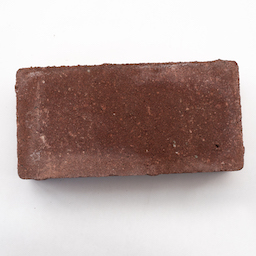
#> input picture Data/brick/brick_5.jpg, 256 x 256 px, found by its file name
$ python Edge_Detection_Program.py
#> lines starting #> are read from the running program, lines starting #| are printed output that depends on the picture
# -*- coding: utf-8 -*-

# Robert's Cross - Intro
import numpy as np
#Import matplot libraries for using images.
import matplotlib.image as mpimg #Map images.
import matplotlib.pyplot as plt  #Plot images.

def roberts_cross(x):
    '''Compute Robert's Cross of input image x.
       Args: x (nxm) grayscale floating point image
       Returns: (n-1) x (m-1) edge image.'''

    edges = np.zeros((x.shape[0]-1,x.shape[1]-1))
    #Our output will image will be one pixel smaller than our image


    maxLinePixels = 0
    linePixels = 0

    for i in range(x.shape[0]-1):
        for j in range(x.shape[1]-1):
            #Grab Appropriate (2x2) image patch
            image_patch = x[i:i+2, j:j+2]
            # Compute Robert's Cross for image patch
            edges[i, j] = np.sqrt((image_patch[0,0] - image_patch[1, 1])**2 +
                                   (image_patch[1, 0] - image_patch[0, 1])**2)
            # Threshold values.
            if edges[i, j] > .4:
                linePixels = linePixels + 1
            elif edges[i, j] <= 1 and linePixels >= 0:
                linePixels = linePixels - 1
            else:
                linePixels = linePixels

            if maxLinePixels < linePixels:
                    maxLinePixels = linePixels

        if maxLinePixels > 20:
            objectTypeFound = "brick"
        elif maxLinePixels > 1.5:
            objectTypeFound = "cylinder"
        else:
            objectTypeFound = "ball"

    print(maxLinePixels);
    return edges, objectTypeFound;

def convert_to_grayscale(im):
        '''
        Convert color image to grayscale.
        Args: im = (nxmx3) floating point color image scaled between 0 and 1
        Returns: (nxm) floating point grayscale image scaled between 0 and 1
        '''
        return np.mean(im, axis = 2)

def scanImage():
    # Read Images
    originalImage = mpimg.imread('data/easy/brick/brick_5.jpg')
#> originalImage is the input picture: shape (256, 256, 3); mean R, G, B 186.8, 169.6, 166.1
    #originalImage = mpimg.imread('data/easy/ball/ball_1.jpg')
    #originalImage = mpimg.imread('data/easy/cylinder/cylinder_1.jpg')


    # Output Images
    plt.imshow(originalImage)

    originalImage_scaled = originalImage/255

    #We'll use Robert's notation, and call our grayscale image x
    im = convert_to_grayscale(originalImage_scaled)
#> in convert_to_grayscale, `return np.mean(im, axis = 2)`:
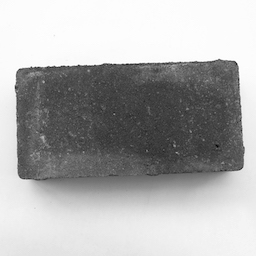
#> returned value: shape (256, 256) float64; min 0.00131, max 1, mean 0.683

    im2, objectTypeFound = roberts_cross(im)
#> after the loop in roberts_cross, `for i in range(x.shape[0]-1):`:
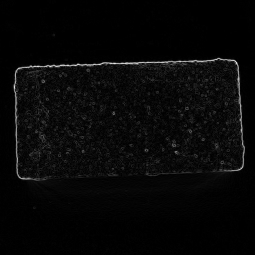
#> edges: shape (255, 255) float64; min 0, max 0.917, mean 0.0314
#> after the loop in roberts_cross, `for i in range(x.shape[0]-1):`: linePixels = -1; maxLinePixels = 35
#| 35
#> objectTypeFound = 'brick'

    #Plot image
    plt.imshow(im2)

    classify(objectTypeFound)

def classify(objectTypeFound):
    print ("Scan Determined: " + objectTypeFound);

scanImage()

def classifyChance(newImage):
    '''
    Args: im (nxmx3) unsigned 8-bit color image
    Returns: One of three strings: 'brick', 'ball', or 'cylinder'
    '''

    #Holds the object types to be scanned for in the images.
    objectTypes = ['brick', 'ball', 'cylinder']

    # 33% chance of getting correct object type.
    random_integer = np.random.randint(low = 0, high = 3)

    # Return objectType that was determined by the function.
    return objectTypes[random_integer]

# Call classify function.
# Store determined objectType.
type = classifyChance(1)

# Print the determined objectType.
print("Random Chance: " + type)
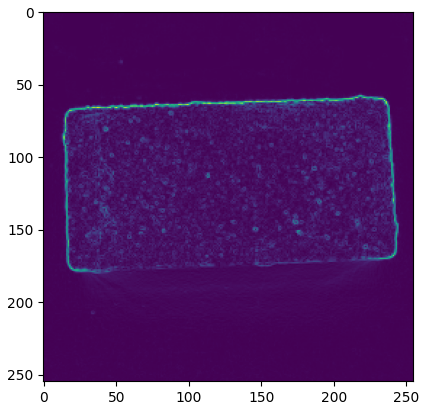
#> figure drawn by matplotlib, 1 panel

$ run again, with Data/ball/ball_1.jpg copied over Data/brick/brick_5.jpg
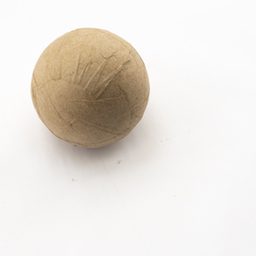
#> input picture Data/ball/ball_1.jpg, 256 x 256 px, found by its file name
#> in scanImage, originalImage is the input picture: shape (256, 256, 3); mean R, G, B 231.7, 226.3, 219.5
#> after the loop in roberts_cross, `for i in range(x.shape[0]-1):`:
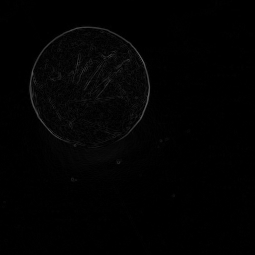
#> edges: shape (255, 255) float64; min 0, max 0.397, mean 0.0107
#> after the loop in roberts_cross, `for i in range(x.shape[0]-1):`: linePixels = -1; maxLinePixels = 0
#| 0
#> in scanImage, `im2, objectTypeFound = roberts_cross(im)`: objectTypeFound = 'ball'
#> `print("Random Chance: " + type)`:
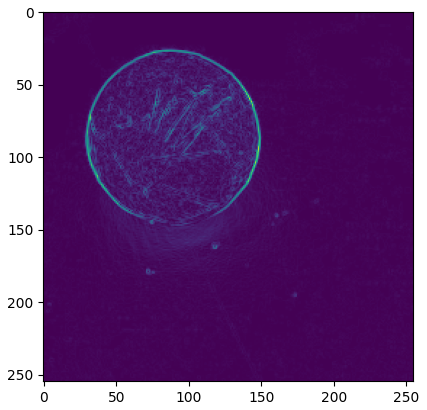
#> figure drawn by matplotlib, 1 panel

$ run again, with Data/cylinder/cylinder_1.jpg copied over Data/brick/brick_5.jpg
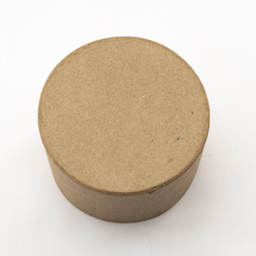
#> input picture Data/cylinder/cylinder_1.jpg, 256 x 256 px, found by its file name
#> in scanImage, originalImage is the input picture: shape (256, 256, 3); mean R, G, B 216.6, 204, 188
#> after the loop in roberts_cross, `for i in range(x.shape[0]-1):`:
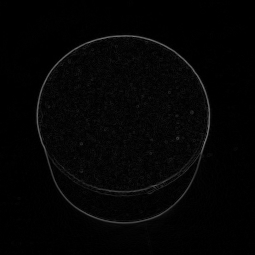
#> edges: shape (255, 255) float64; min 0, max 0.449, mean 0.0183
#> after the loop in roberts_cross, `for i in range(x.shape[0]-1):`: linePixels = -1; maxLinePixels = 2
#| 2
#> in scanImage, `im2, objectTypeFound = roberts_cross(im)`: objectTypeFound = 'cylinder'
#> `print("Random Chance: " + type)`:
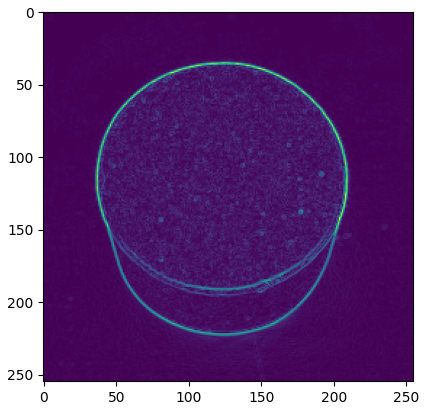
#> figure drawn by matplotlib, 1 panel

$ run again, with Data/brick/brick_1.jpg copied over Data/brick/brick_5.jpg
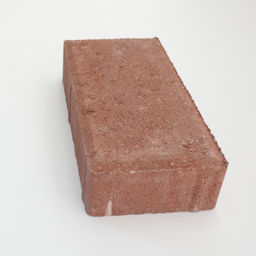
#> input picture Data/brick/brick_1.jpg, 256 x 256 px, found by its file name
#> in scanImage, originalImage is the input picture: shape (256, 256, 3); mean R, G, B 207.6, 191.2, 184.6
#> after the loop in roberts_cross, `for i in range(x.shape[0]-1):`:
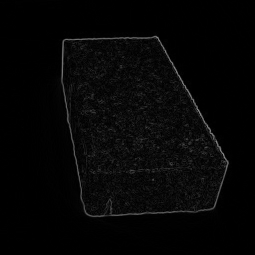
#> edges: shape (255, 255) float64; min 0, max 0.555, mean 0.0236
#> after the loop in roberts_cross, `for i in range(x.shape[0]-1):`: linePixels = -1; maxLinePixels = 5
#| 5
#> in scanImage, `im2, objectTypeFound = roberts_cross(im)`: objectTypeFound = 'cylinder'
#> `print("Random Chance: " + type)`:
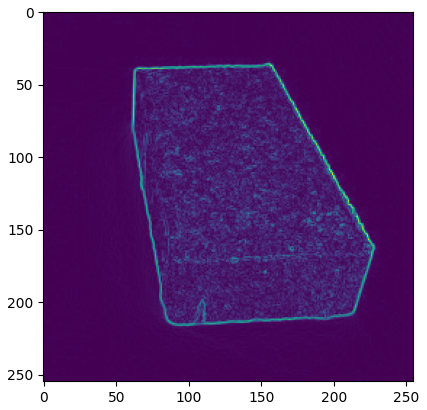
#> figure drawn by matplotlib, 1 panel
